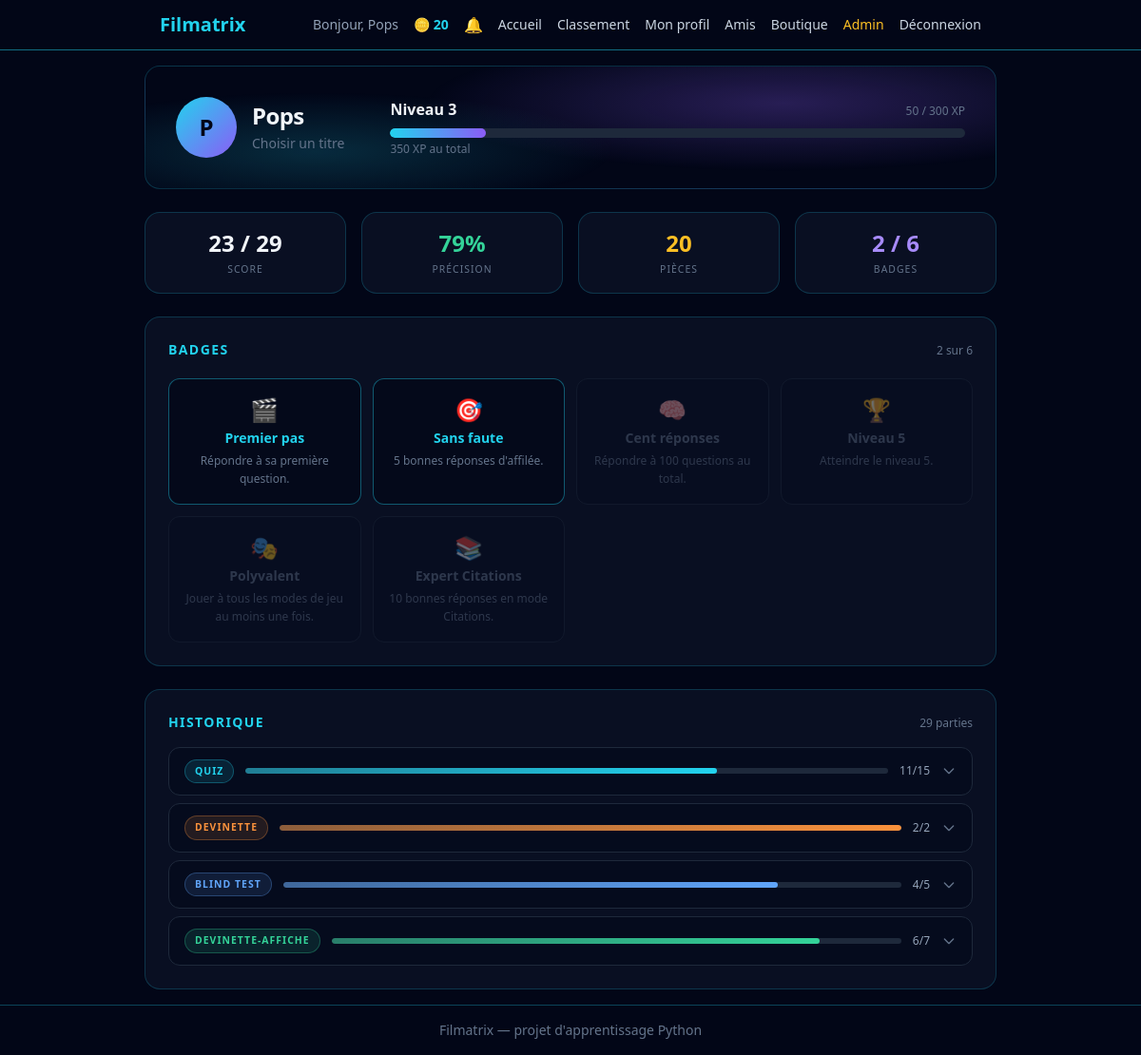
/profil (signed in), run on the app's committed database.
### src/models.py (models this page shows, shortened)
class User(db.Model, UserMixin):
    __tablename__ = "users"
    id = db.Column(db.Integer, primary_key=True)
    username = db.Column(db.String(50), unique=True, nullable=False)
    email = db.Column(db.String(120), unique=True, nullable=False)
    password_hash = db.Column(db.String(255), nullable=False)
    total_xp = db.Column(db.Integer, nullable=False, default=0)
    coins = db.Column(db.Integer, nullable=False, default=0)
    equipped_title = db.Column(db.String(50), nullable=True)
    is_admin = db.Column(db.Boolean, nullable=False, default=False)
    avatar = db.Column(db.String(10), nullable=True)
    bio = db.Column(db.String(280), nullable=True)

class Question(db.Model):
    __tablename__ = "questions"
    id = db.Column(db.Integer, primary_key=True)
    mode = db.Column(db.String(50), nullable=False)
    category = db.Column(db.String(50), nullable=False)
    difficulty = db.Column(db.String(20), nullable=False)
    prompt = db.Column(db.Text, nullable=False)
    payload = db.Column(db.JSON, nullable=False)
    correct_answer = db.Column(db.JSON, nullable=False)
    requires_account = db.Column(db.Boolean, nullable=False, default=False)

### app.py (the view)
    @app.route("/profil")
    @login_required
    def profile() -> str:
        attempts = (
            Attempt.query.filter_by(user_id=current_user.id)
            .order_by(Attempt.answered_at.desc())
            .all()
        )
        total_count = len(attempts)
        correct_count = sum(1 for attempt in attempts if attempt.is_correct)
        level_info = calculate_level(current_user.total_xp)
        attempts_by_mode = {}
        for attempt in attempts:
            mode = attempt.question.mode
            attempts_by_mode.setdefault(mode, []).append(attempt)
        earned_badge_codes = {badge.badge_code for badge in current_user.badges}
        all_badges = []
        for code, info in BADGES.items():
            all_badges.append(
                {
                    "code": code,
                    "name": info["name"],
                    "description": info["description"],
                    "icon": info["icon"],
                    "earned": code in earned_badge_codes,
                }
            )
        equipped_title_name= None
        if current_user.equipped_title:
            equipped_title_name = TITLES.get(current_user.equipped_title, {}).get("name")
        return render_template(
            "profil.html",
            attempts_by_mode=attempts_by_mode,
            total_count=total_count,
            correct_count=correct_count,
            level_info=level_info,
            all_badges=all_badges,
            equipped_title_name=equipped_title_name,
        )

### app.py (called while the page is built)
def calculate_level(total_xp: int) -> dict:
        level = 1
        xp_for_next_level = 100
        xp_already_spent = 0
        while total_xp - xp_already_spent >= xp_for_next_level:
            xp_already_spent += xp_for_next_level
            level += 1
            xp_for_next_level = 100 * level
        xp_in_current_level = total_xp - xp_already_spent
        return {
            "level": level,
            "xp_in_current_level": xp_in_current_level,
            "xp_for_next_level": xp_for_next_level,
            }

### src/notifications.py (called while the page is built)
def get_unread_count(user_id: int) -> int:
    return Notification.query.filter_by(user_id=user_id, is_read=False).count()

### templates/profil.html (shortened to what this page needs)
{% extends "base.html" %}
{% block content %}
{% set labels = {
    "qcm": "Quiz",
    "vrai_faux": "Vrai / Faux",
    "citation": "Citations",
    "emoji": "Emoji Quiz",
    "film_melange": "Film mélangé",
    "chronologie": "Chronologie",
    "devinette": "Devinette",
    "devinette_affiche": "Devinette-affiche",
    "casting": "Casting",
    "blindtest": "Blind Test"
} %}
{% set accents = {
    "qcm": "#22d3ee",
    "vrai_faux": "#2dd4bf",
    "citation": "#fbbf24",
    "emoji": "#c084fc",
    "film_melange": "#a78bfa",
    "chronologie": "#38bdf8",
    "devinette": "#fb923c",
    "devinette_affiche": "#34d399",
    "casting": "#f472b6",
    "blindtest": "#60a5fa"
} %}
{% set earned_count = all_badges | selectattr("earned") | list | length %}
<div class="mx-auto flex max-w-4xl flex-col gap-6">
    <section class="hero-glow relative overflow-hidden rounded-2xl border border-cyan-400/20 bg-slate-900/60 p-6 sm:p-8">
        <div class="flex flex-col gap-6 sm:flex-row sm:items-center">
            <div class="flex items-center gap-4">
                <span class="flex h-16 w-16 shrink-0 items-center justify-center rounded-full bg-gradient-to-br from-cyan-400 to-violet-500 text-2xl font-extrabold text-slate-950">
                    {{ current_user.username[0] | upper }}
                </span>
                <div class="min-w-0">
                    <h1 class="truncate text-2xl font-extrabold tracking-tight">{{ current_user.username }}</h1>
                    {% if equipped_title_name %}
                    <p class="text-sm text-cyan-400">{{ equipped_title_name }}</p>
                    {% else %}
                    <a href="{{ url_for('shop') }}" class="text-sm text-slate-500 transition hover:text-cyan-400">
                        Choisir un titre
                    </a>
                    {% endif %}
                </div>
            </div>
            <div class="flex-1 sm:pl-6">
                <div class="mb-2 flex items-baseline justify-between">
                    <p class="font-bold">Niveau {{ level_info.level }}</p>
                    <p class="text-xs text-slate-500">
                        {{ level_info.xp_in_current_level }} / {{ level_info.xp_for_next_level }} XP
                    </p>
                </div>
                <div class="h-2.5 w-full overflow-hidden rounded-full bg-slate-800">
                    <div class="h-2.5 rounded-full bg-gradient-to-r from-cyan-400 to-violet-500"
                         style="width: {{ (level_info.xp_in_current_level / level_info.xp_for_next_level * 100) | round(1) }}%"></div>
                </div>
                <p class="mt-1 text-xs text-slate-500">{{ current_user.total_xp }} XP au total</p>
            </div>
        </div>
    </section>
    <div class="grid grid-cols-2 gap-4 lg:grid-cols-4">
        <div class="rounded-2xl border border-cyan-400/20 bg-slate-900/60 p-4 text-center">
            <p class="text-2xl font-extrabold text-slate-100">{{ correct_count }} / {{ total_count }}</p>
            <p class="mt-1 text-[0.65rem] uppercase tracking-widest text-slate-500">Score</p>
        </div>
        <div class="rounded-2xl border border-cyan-400/20 bg-slate-900/60 p-4 text-center">
            <p class="text-2xl font-extrabold text-emerald-400">
                {% if total_count %}{{ (correct_count / total_count * 100) | round | int }}%{% else %}—{% endif %}
            </p>
            <p class="mt-1 text-[0.65rem] uppercase tracking-widest text-slate-500">Précision</p>
        </div>
        <div class="rounded-2xl border border-cyan-400/20 bg-slate-900/60 p-4 text-center">
            <p class="text-2xl font-extrabold text-amber-400">{{ current_user.coins }}</p>
            <p class="mt-1 text-[0.65rem] uppercase tracking-widest text-slate-500">Pièces</p>
        </div>
        <div class="rounded-2xl border border-cyan-400/20 bg-slate-900/60 p-4 text-center">
            <p class="text-2xl font-extrabold text-violet-400">{{ earned_count }} / {{ all_badges | length }}</p>
            <p class="mt-1 text-[0.65rem] uppercase tracking-widest text-slate-500">Badges</p>
        </div>
    </div>
    <section class="rounded-2xl border border-cyan-400/20 bg-slate-900/60 p-5 sm:p-6">
        <div class="mb-5 flex items-baseline justify-between">
            <h2 class="text-sm font-bold uppercase tracking-widest text-cyan-400">Badges</h2>
            <span class="text-xs text-slate-500">{{ earned_count }} sur {{ all_badges | length }}</span>
        </div>
        <div class="grid grid-cols-2 gap-3 sm:grid-cols-3 lg:grid-cols-4">
            {% for badge in all_badges %}
            <div class="rounded-xl border px-3 py-4 text-center transition
                        {% if badge.earned %}border-cyan-400/40 bg-slate-950/60{% else %}border-slate-800 bg-slate-950/30 opacity-40{% endif %}">
                <p class="mb-1 text-2xl">{{ badge.icon }}</p>
                <p class="text-sm font-bold {% if badge.earned %}text-cyan-400{% else %}text-slate-500{% endif %}">
                    {{ badge.name }}
                </p>
                <p class="mt-1 text-xs leading-relaxed text-slate-500">{{ badge.description }}</p>
            </div>
            {% endfor %}
        </div>
    </section>
    <section class="rounded-2xl border border-cyan-400/20 bg-slate-900/60 p-5 sm:p-6">
        <div class="mb-4 flex items-baseline justify-between">
            <h2 class="text-sm font-bold uppercase tracking-widest text-cyan-400">Historique</h2>
            <span class="text-xs text-slate-500">{{ total_count }} partie{{ 's' if total_count > 1 else '' }}</span>
        </div>
        {% if attempts_by_mode %}
        <div class="flex flex-col gap-2">
            {% for mode, mode_attempts in attempts_by_mode.items() %}
            {% set mode_correct = mode_attempts | selectattr("is_correct") | list | length %}
            {% set mode_total = mode_attempts | length %}
            <details class="group rounded-xl border border-slate-800 bg-slate-950/40 transition hover:border-slate-700"
                     style="--accent: {{ accents.get(mode, '#22d3ee') }}">
                <summary class="flex cursor-pointer list-none items-center gap-3 px-4 py-3 [&::-webkit-details-marker]:hidden">
                    <span class="accent-icon shrink-0 rounded-full border px-2.5 py-1 text-[0.65rem] font-bold uppercase tracking-widest">
                        {{ labels.get(mode, mode) }}
                    </span>
                    <span class="hidden h-1.5 flex-1 overflow-hidden rounded-full bg-slate-800 sm:block">
                        <span class="accent-bar block h-1.5 rounded-full"
                              style="width: {{ (mode_correct / mode_total * 100) | round(1) }}%"></span>
                    </span>
                    <span class="ml-auto shrink-0 text-xs text-slate-400 sm:ml-0">
                        {{ mode_correct }}/{{ mode_total }}
                    </span>
                    <svg class="h-4 w-4 shrink-0 text-slate-500 transition-transform group-open:rotate-180"
                         fill="none" viewBox="0 0 24 24" stroke="currentColor" aria-hidden="true">
                        <path stroke-linecap="round" stroke-linejoin="round" stroke-width="2" d="M19 9l-7 7-7-7" />
                    </svg>
                </summary>
            </details>
            {% endfor %}
        </div>
        {% endif %}
    </section>
</div>
{% endblock %}

### templates/base.html (shortened to what this page needs)
<!DOCTYPE html>
<html lang="fr">
<head>
    <link rel="stylesheet" href="{{ url_for('static', filename='css/output.css') }}">
</head>
<body class="bg-slate-950 text-slate-100 min-h-screen flex flex-col">
    <header class="border-b border-cyan-400/50">
    <nav class="max-w-4xl mx-auto px-4 py-3">
        <div class="flex items-center justify-between">
            <a href="{{ url_for('home') }}" class="text-xl font-bold text-cyan-400">
                Filmatrix
            </a>
            <div class="flex items-center gap-4">
                {% if current_user.is_authenticated %}
                    <span class="text-slate-400 text-sm">Bonjour, {{ current_user.username }}</span>
                    <span class="text-cyan-400 text-sm font-bold flex items-center gap-1">
                         🪙 {{ current_user.coins }}
                    </span>
                    <div class="relative">
                        <button id="notification-bell" class="relative text-slate-300 hover:text-cyan-400 transition" aria-label="Notifications">
                            🔔
                        </button>
                    </div>
                {% endif %}
                <div class="hidden md:flex items-center gap-4 text-sm">
                    <a href="{{ url_for('home') }}" class="text-slate-300 hover:text-cyan-400 transition">Accueil</a>
                    <a href="{{ url_for('leaderboard') }}" class="text-slate-300 hover:text-cyan-400 transition">Classement</a>
                    {% if current_user.is_authenticated %}
                        <a href="{{ url_for('profile') }}" class="text-slate-300 hover:text-cyan-400 transition">Mon profil</a>
                        <a href="{{ url_for('friends_list') }}" class="text-slate-300 hover:text-cyan-400 transition">Amis</a>
                        <a href="{{ url_for('shop') }}" class="text-slate-300 hover:text-cyan-400 transition">Boutique</a>
                        {% if current_user.is_admin %}
                            <a href="{{ url_for('admin_questions_list') }}" class="text-amber-400 hover:text-amber-300 transition">Admin</a>
                        {% endif %}
                        <a href="{{ url_for('logout') }}" class="text-slate-300 hover:text-cyan-400 transition">Déconnexion</a>
                    {% else %}
                        <a href="{{ url_for('login') }}" class="text-slate-300 hover:text-cyan-400 transition">Connexion</a>
                        <a href="{{ url_for('register') }}" class="bg-cyan-400 hover:bg-cyan-300 text-slate-950 font-bold px-3 py-1.5 rounded-lg transition">Inscription</a>
                    {% endif %}
                </div>
            </div>
        </div>
    </nav>
</header>
    <main class="flex-1 p-4">
        {% block content %}{% endblock %}
    </main>
    <footer class="border-t border-cyan-400/30 text-center text-slate-500 text-sm py-4">
        Filmatrix — projet d'apprentissage Python
    </footer>
</body>
</html>

### templates/base.html (style rules this page uses)
.hero-glow { background: radial-gradient(60% 80% at 75% 30%, rgba(139, 92, 246, 0.28), transparent 70%), radial-gradient(50% 70% at 20% 70%, rgba(34, 211, 238, 0.18), transparent 70%); }
.accent-icon { color: var(--accent); background-color: color-mix(in srgb, var(--accent) 12%, transparent); border-color: color-mix(in srgb, var(--accent) 30%, transparent); }
.accent-bar { background-image: linear-gradient( to right, color-mix(in srgb, var(--accent) 50%, transparent), var(--accent) ); }

### data on the page
User: username "Pops", coins "20", username "P", total_xp "350"
Question: get "QUIZ", {{ (mode_correct / mode_total * 100) | round(1) }} 73.3 (drawn), mode_correct "11", mode_total "15"
Question: get "DEVINETTE", {{ (mode_correct / mode_total * 100) | round(1) }} 100.0 (drawn), mode_correct "2", mode_total "2"
Question: get "BLIND TEST", {{ (mode_correct / mode_total * 100) | round(1) }} 80.0 (drawn), mode_correct "4", mode_total "5"
Question: get "DEVINETTE-AFFICHE", {{ (mode_correct / mode_total * 100) | round(1) }} 85.7 (drawn), mode_correct "6", mode_total "7"

### other printed values
{{ level_info.level }} "3"
{{ level_info.xp_in_current_level }} "50"
{{ level_info.xp_for_next_level }} "300"
{{ correct_count }} "23"
{{ total_count }} "29"
{{ (correct_count / total_count * 100) | round | int }} "79"
{{ earned_count }} "2"
{{ all_badges | length }} "6"
{{ badge.icon }} "🎬" "🎯" "🧠" "🏆" "🎭" "📚"
{{ badge.name }} "Premier pas" "Sans faute" "Cent réponses" "Niveau 5" "Polyvalent" "Expert Citations"
{{ badge.description }} "Répondre à sa première question." "5 bonnes réponses d'affilée." "Répondre à 100 questions au total." "Atteindre le niveau 5." "Jouer à tous les modes de jeu au moins une fois." "10 bonnes réponses en mode Citations."
{{ 's' if total_count > 1 else '' }} "s"
